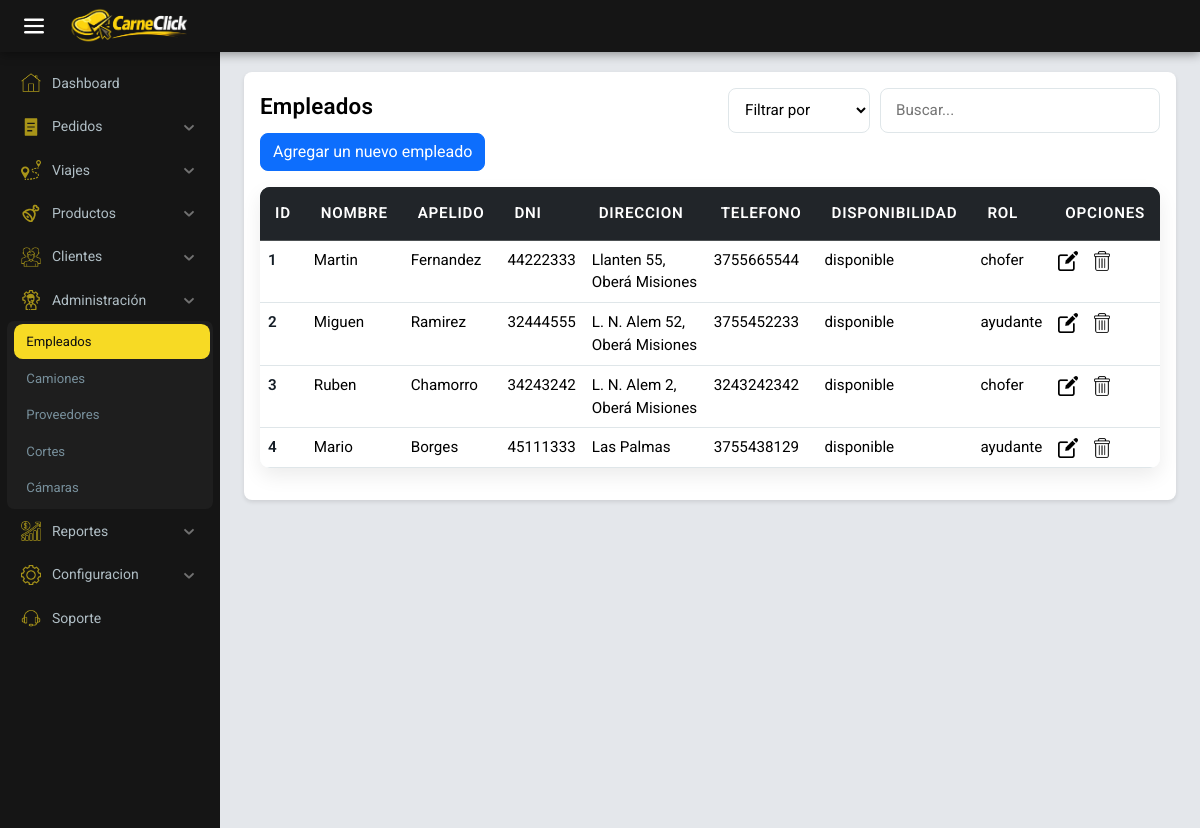
Page /administrador/empleados/ (signed in) on the committed database.
### encargado/models.py (models this page shows, shortened)
class Empleados(models.Model):
    nombre = models.CharField(max_length=200)
    apellido = models.CharField(max_length=200)
    dni = models.IntegerField()
    direccion = models.CharField(max_length=200)
    telefono = models.IntegerField()
    disponibilidad = models.ForeignKey(Estado, on_delete=models.PROTECT)
    rol_empleado = models.ForeignKey(
        Rol_empleado, on_delete=models.PROTECT, default=1)

class Estado(models.Model):
    ESTADOS = [
        ('disponible', 'Disponible'),
        ('ocupado', 'Ocupado'),
    ]
    estado = models.CharField(
        max_length=10,
        choices=ESTADOS,
        default='disponible',
    )
    def __str__(self):
        return self.estado

class Rol_empleado(models.Model):
    nombre = models.CharField(max_length=100)
    def __str__(self):
        return self.nombre

### administrador/views.py (the view)
# urls.py: path('empleados/', views.empleados, name='empleados'),
@group_required('Encargado')
def empleados(request):
    empleados = Empleados.objects.all()
    return render(request, 'html/empleados/empleados.html', {'empleados': empleados})

### carneclick/context_processors.py (called while the page is built)
def client_info(request):
    cliente = None
    comercio_nombre = ''
    try:
        if request.user and request.user.is_authenticated:
            from encargado.models import Cliente as ClienteModel
            cliente = ClienteModel.objects.filter(
                user=request.user).select_related('comercio').first()
            if cliente and getattr(cliente, 'comercio', None):
                comercio_nombre = cliente.comercio.nombre
    except Exception:
        cliente = None
        comercio_nombre = ''
    return {
        'cliente_obj': cliente,
        'comercio_nombre': comercio_nombre,
    }

### administrador/templates/html/empleados/empleados.html (shortened to what this page needs)
{% extends "base_encargado.html" %}
{% load static %}
{% block head %}
<link rel="stylesheet" href="{% static 'encargado/css/stock.css' %}">
{% endblock %}
{% block content %}
<div class="menu_encargado">
    <div class="main-header">
        <div class="table-header">
            <h2>{{ ui.Employees }}</h2>
            <div class="filters">
                <select id="fieldSelect">
                    <option value="all">{{ ui.FilterBy }}</option>
                </select>
                <input type="text" id="tableSearch" placeholder="{{ ui.Search }}">
            </div>
        </div>
        <a href="entrada_empleado" class="btn btn-primary mb-3">Agregar un nuevo empleado</a>
    </div>
    <table class="table" id="stockTable">
        <thead class="table-dark">
            <tr>
                <th>ID</th>
                <th>Nombre</th>
                <th>Apelido</th>
                <th>DNI</th>
                <th>Direccion</th>
                <th>Telefono</th>
                <th>Disponibilidad</th>
                <th>Rol</th>
                <th>Opciones</th>
            </tr>
        </thead>
        <tbody>
            {% for empleado in empleados %}
            <tr data-id="{{ empleado.id }}">
                <th data-label="ID">{{ empleado.id }}</th>
                <td data-label="Nombre">{{ empleado.nombre }}</td>
                <td data-label="Apellido">{{ empleado.apellido }}</td>
                <td data-label="DNI">{{ empleado.dni }}</td>
                <td data-label="Direccion">{{ empleado.direccion }}</td>
                <td data-label="Telefono">{{ empleado.telefono }}</td>
                <td data-label="Disponibilidad">{{ empleado.disponibilidad }}</td>
                <td data-label="Rol_empleado">{{ empleado.rol_empleado }}</td>
                <td data-label="Opciones">
                    <a href="{% url 'administrador:editar_empleado' empleado.id %}"><img src="{% static 'encargado/img/editar.png' %}" alt="editar"></a>
                    <a href="{% url 'administrador:eliminar_empleado' empleado.id %}"><img src="{% static 'encargado/img/eliminar.png' %}" alt="eliminar"></a>
                </td>
            </tr>
            {% endfor %}
        </tbody>
    </table>
</div>
{% endblock %}

### encargado/static/encargado/css/stock.css (style rules this page uses)
:root { --primary: #000000; --secondary: #141d26; --accent: #1abc9c; --bg: #f4f6f8; --text: #2d3436; --white: #ffffff; --border: #dfe6e9; }
* { margin: 0; padding: 0; box-sizing: border-box; }
body { font-family: "Segoe UI", Roboto, Arial, sans-serif; background-color: var(--bg); color: var(--text); }
.menu_encargado { background-color: #ffffff; padding: 1rem; border-radius: 0.5rem; box-shadow: 0 2px 4px rgba(0, 0, 0, 0.1); }
.table { width: 100%; border-collapse: collapse; background-color: var(--white); border-radius: 10px; overflow: hidden; box-shadow: 0 8px 20px rgba(0, 0, 0, 0.08); }
.table thead { background-color: var(--secondary); }
.table thead th { color: var(--white); }
.table thead th { padding: 15px; text-align: left; font-weight: 600; font-size: 0.95rem; text-transform: uppercase; letter-spacing: 0.05em; }
.table tbody tr { border-bottom: 1px solid var(--border); transition: background-color 0.2s ease; }
.table tbody tr:nth-child(even) { background-color: #f9fbfc; }
.table td, .table th { padding: 14px 15px; font-size: 0.95rem; }
.table tbody td, .table tbody th { background-color: rgb(255, 255, 255); }
.table tbody td img { width: 20px; margin-right: 10px; cursor: pointer; }
.table tbody th { font-weight: 600; color: var(--secondary); }
.table-header { display: flex; justify-content: space-between; align-items: center; }
.table-header h2 { font-size: 1.4rem; color: black; }
#tableSearch { padding: 10px 15px; width: 280px; border-radius: 8px; border: 1px solid var(--border); font-size: 0.95rem; transition: all 0.2s ease; }
.filters { display: flex; gap: 10px; }
.filters select { padding: 10px 12px; border-radius: 8px; border: 1px solid var(--border); font-size: 0.95rem; background-color: var(--white); cursor: pointer; }
.filters input { padding: 10px 15px; border-radius: 8px; border: 1px solid var(--border); font-size: 0.95rem; width: 220px; }

### carneclick/static/css/theme.css (style rules this page uses)
:root { --brand-bg: #f7f9fc; --brand-text: #212529; --brand-muted: #6c757d; --brand-primary: #0d6efd; --brand-success: #198754; --brand-warning: #ffc107; --brand-danger: #dc3545; --brand-info: #0dcaf0; --brand-border: #e9ecef; --brand-card-bg: #ffffff; }
html, body { background-color: var(--brand-bg); color: var(--brand-text); font-family: "Inter", system-ui, -apple-system, "Segoe UI", Roboto, "Helvetica Neue", Arial, "Noto Sans", "Liberation Sans", sans-serif; -webkit-font-smoothing: antialiased; -moz-osx-font-smoothing: grayscale; }
h1, h2, h3, h4, h5 { font-weight: 600; letter-spacing: 0.2px; }
.table thead th { font-weight: 600; }
.btn { border-radius: 0.5rem; }
.btn-primary { background-color: var(--brand-primary); border-color: var(--brand-primary); }

### encargado/static/encargado/css/style_encargado.css (style rules this page uses)
:root { --background-color: #ffffff; --prymary-color: #F7DA24; --secondary-color: #151515; --text-color: #000000; --border-color: #ffffff; --sb-w: 220px; --sb-mini: 62px; --bar-h: 52px; --main-bg: #e4e7eb; }
* { margin: 0; padding: 0; box-sizing: border-box; font-family: "Roboto", sans-serif; }
body { width: 100%; min-height: 100vh; background-color: var(--main-bg); }

### administrador/templates/html/empleados/empleados.html (style rules this page uses)
#stockTable tbody tr { cursor: pointer; transition: background-color 0.2s ease; }

### rows in the picture
Empleados: id "1", nombre "Martin", apellido "Fernandez", dni "44222333", direccion "Llanten 55, Oberá Misiones", telefono "3755665544", disponibilidad "disponible", rol_empleado "chofer"
Empleados: id "2", nombre "Miguen", apellido "Ramirez", dni "32444555", direccion "L. N. Alem 52, Oberá Misiones", telefono "3755452233", disponibilidad "disponible", rol_empleado "ayudante"
Empleados: id "3", nombre "Ruben", apellido "Chamorro", dni "34243242", direccion "L. N. Alem 2, Oberá Misiones", telefono "3243242342", disponibilidad "disponible", rol_empleado "chofer"
Empleados: id "4", nombre "Mario", apellido "Borges", dni "45111333", direccion "Las Palmas", telefono "3755438129", disponibilidad "disponible", rol_empleado "ayudante"

### other values in the picture
{{ ui.Dashboard }} "Dashboard"
{{ ui.Orders }} "Pedidos"
{{ ui.Trips }} "Viajes"
{{ ui.Products }} "Productos"
{{ ui.Clients }} "Clientes"
{{ ui.Administration }} "Administración"
{{ ui.Employees }} "Empleados"
{{ ui.Trucks }} "Camiones"
{{ ui.Suppliers }} "Proveedores"
{{ ui.Cuts }} "Cortes"
{{ ui.Cameras }} "Cámaras"
{{ ui.Reports }} "Reportes"
{{ ui.Settings }} "Configuracion"
{{ ui.Support }} "Soporte"
form field value "Filtrar por"
